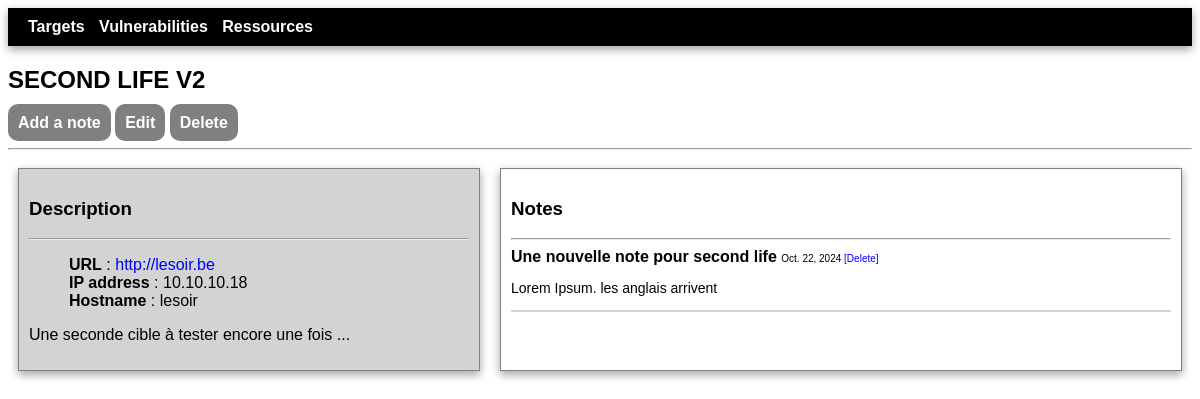
/target_detail/2/, run on an earlier commit of the app's database.
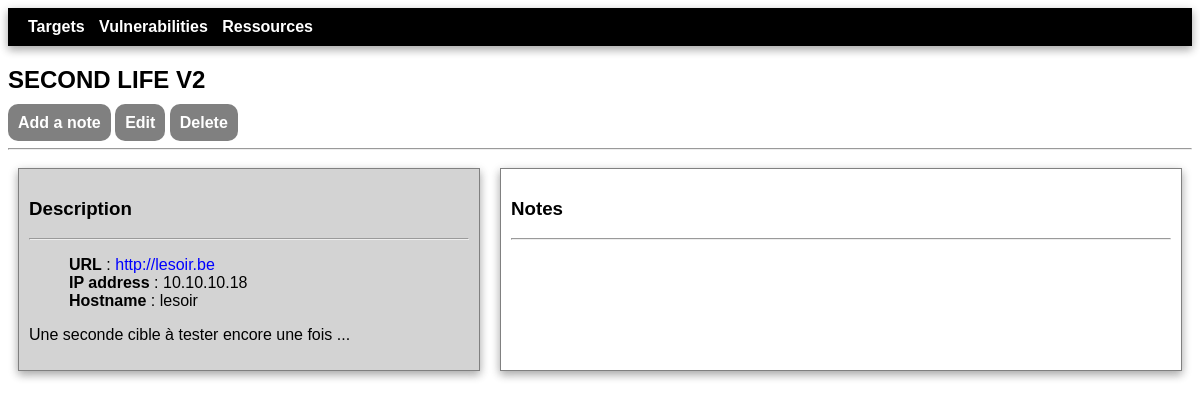
And on a later commit of the database.
### tms/models.py (models this page shows, shortened)
class Note(models.Model):
    title = models.fields.CharField(max_length=100, null=True)
    date = models.fields.DateField(null=False, default=date.today())
    content = models.fields.CharField(max_length=500, null=True)
    linked_target = models.ForeignKey(Target, on_delete=models.CASCADE, null=True)

### tms/views.py (the view)
# urls.py: path('target_detail/<int:id>/', views.target_detail, name='target-detail'),
def target_detail(request, id):
    target = Target.objects.get(id=id)
    notes = Note.objects.filter(linked_target=target.id)
    return render(request, 'tms/target_detail.html', {'target': target, 'notes':notes})

### tms/templates/tms/target_detail.html
{% extends 'tms/base.html' %}
{% block content %}
<h2>{{ target.name|upper }}</h2>
<div class="submenu">
    <p>
        <a href="{% url 'add-note' target.id %}">Add a note</a>
        <a href="{% url 'target-update' target.id %}">Edit</a>
        <a href="{% url 'target-delete' target.id %}">Delete</a>
    </p>
</div>
<hr>
<div class="flex-container">
    <div style="flex-basis: 40%; background-color: lightgrey;">
        <h3>Description</h3>
        <hr>
        <ul>
            <li><strong>URL</strong> : <a href="{{ target.url }}" target="_blank">{{ target.url }}</a></li>
            <li><strong>IP address</strong> : {{ target.ip }}</li>
            <li><strong>Hostname</strong> : {{ target.hostname }}</li>
        </ul>
        <p>{{ target.description|linebreaks }}</p>
    </div>
    <div style="flex-basis: 60%;">
        <h3>Notes</h3>
        <hr>
        {% for note in notes %}
            <strong>{{ note.title }}</strong>
            <span class="notes_features" style="font-size: 10px;">
                {{ note.date }}
                <a href="{% url 'delete-note' note.id %}" >[Delete]</a><br>
            </span>
            <div class="note_content">
                <p>{{ note.content|linebreaks }}</p>
            </div>
            <span class="notes_sep"><hr></span>
        {% endfor %}
    </div>
</div>
{% endblock %}

What changed in the data, as far as the page shows it:
removed Note: title "Une nouvelle note pour second life", date "Oct. 22, 2024", content "Lorem Ipsum. les anglais arrivent"
